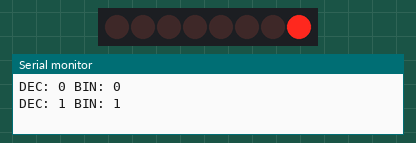
The sketch below on a simulated Arduino Uno, built with avr-gcc and run on an emulated ATmega328P. On the bench: 8 shift-register outputs drawn as a row of LEDs (first output left, lit = HIGH), the last lines printed to the serial monitor. Wiring (inferred from the names in the program): shift register (74HC595): data pin 12; shift clock pin 9; latch pin 11. Wiring (inferred from the signals the program sends): row of LEDs: on Q0, Q1, Q2, Q3, Q4, Q5, Q6, Q7.

Above: at 0.6 s.
At 5.1 s:
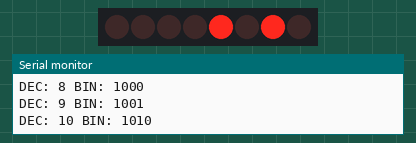
At 10.1 s:
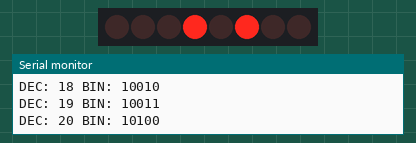
At 19.6 s:
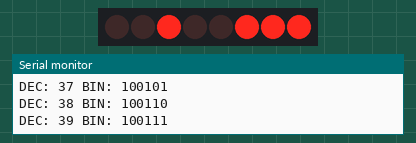
At 29.1 s:
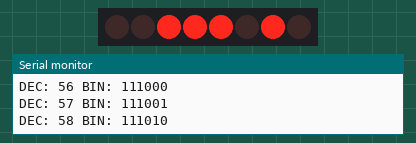
At 39.1 s:
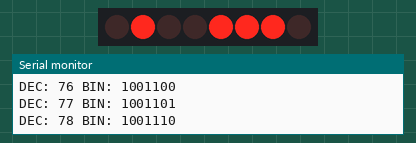
Timing chart, 0 to 40.0 s (numbered marks = the images above):
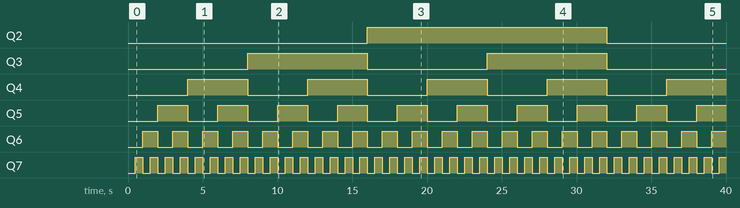

The sketch:

8_bit_binary_counter.ino
```cpp
int latchPin=11;
int clockPin=9;
int dataPin=12;
int dt=500;

byte LEDs=0;

void setup() {
  // put your setup code here, to run once:
  Serial.begin(115200);
  pinMode(latchPin,OUTPUT);
  pinMode(dataPin,OUTPUT);
  pinMode(clockPin,OUTPUT);
}

void loop() {
  // put your main code here, to run repeatedly:
  Serial.print("DEC: ");
  Serial.print(LEDs);
  Serial.print(" BIN: ");
  Serial.println(LEDs,BIN);
  digitalWrite(latchPin,LOW);
  shiftOut(dataPin,clockPin,LSBFIRST,LEDs);
  digitalWrite(latchPin,HIGH);
  LEDs=LEDs+1;
  delay(dt);

}
```

Measured:
- by itself, Q2: LOW → HIGH at 16.0 s, → LOW 16.0 s later
- by itself, Q3: alternates HIGH for 8.0 s and LOW for 8.0 s
- by itself, Q4: alternates HIGH for 4.0 s and LOW for 4.0 s
- by itself, Q5: alternates HIGH for 2.0 s and LOW for 2.0 s
- by itself, Q6: alternates HIGH for 1.0 s and LOW for 1.0 s
- by itself, Q7: alternates HIGH for 0.50 s and LOW for 0.50 s
